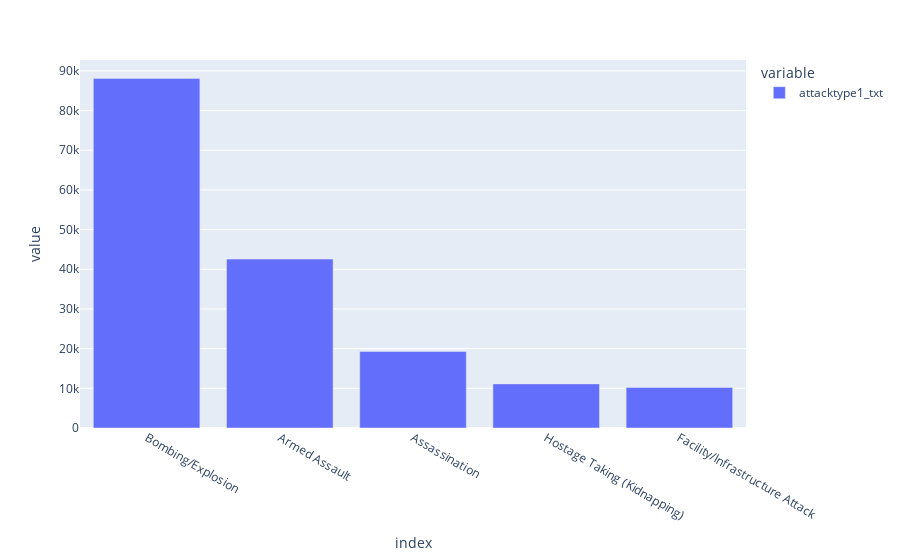

The code cell stored with this chart in its notebook:
### Code cell
#Gráfico de top de tipo de ataque
Reg = psdf['attacktype1_txt'].value_counts()
Reg[:5].plot.bar()

### Figure 1 — Plotly figure (JSON) as saved in the notebook; plotly's stock layout.template omitted (floating-point values rounded to 4 significant figures)
{"data": [{"alignmentgroup": "True", "hovertemplate": "variable=attacktype1_txt<br>index=%{x}<br>value=%{y}<extra></extra>", "legendgroup": "attacktype1_txt", "marker": {"color": "#636efa", "pattern": {"shape": ""}}, "name": "attacktype1_txt", "offsetgroup": "attacktype1_txt", "orientation": "v", "showlegend": true, "textposition": "auto", "type": "bar", "x": ["Bombing/Explosion", "Armed Assault", "Assassination", "Hostage Taking (Kidnapping)", "Facility/Infrastructure Attack"], "xaxis": "x", "y": [88101, 42566, 19285, 11115, 10222], "yaxis": "y"}], "layout": {"barmode": "relative", "legend": {"title": {"text": "variable"}, "tracegroupgap": 0}, "margin": {"t": 60}, "xaxis": {"anchor": "y", "domain": [0, 1], "title": {"text": "index"}}, "yaxis": {"anchor": "x", "domain": [0, 1], "title": {"text": "value"}}}}
